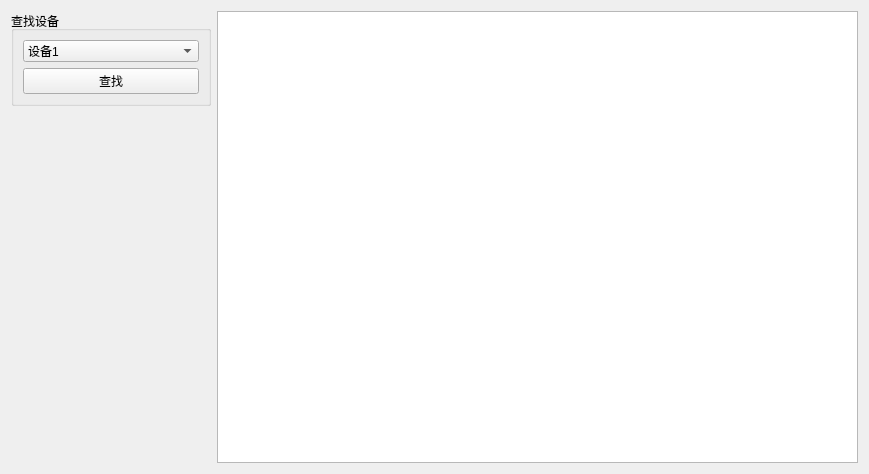
<?xml version="1.0" encoding="UTF-8"?>
<ui version="4.0">
 <class>CiRealTimeReport</class>
 <widget class="QWidget" name="CiRealTimeReport">
  <property name="geometry">
   <rect>
    <x>0</x>
    <y>0</y>
    <width>869</width>
    <height>474</height>
   </rect>
  </property>
  <property name="sizeIncrement">
   <size>
    <width>0</width>
    <height>0</height>
   </size>
  </property>
  <property name="baseSize">
   <size>
    <width>1</width>
    <height>0</height>
   </size>
  </property>
  <property name="windowTitle">
   <string>Form</string>
  </property>
  <property name="layoutDirection">
   <enum>Qt::LeftToRight</enum>
  </property>
  <layout class="QHBoxLayout" name="horizontalLayout">
   <item>
    <layout class="QVBoxLayout" name="verticalLayout_2">
     <item>
      <widget class="QGroupBox" name="groupBox">
       <property name="enabled">
        <bool>true</bool>
       </property>
       <property name="minimumSize">
        <size>
         <width>200</width>
         <height>0</height>
        </size>
       </property>
       <property name="sizeIncrement">
        <size>
         <width>0</width>
         <height>0</height>
        </size>
       </property>
       <property name="layoutDirection">
        <enum>Qt::LeftToRight</enum>
       </property>
       <property name="title">
        <string>查找设备</string>
       </property>
       <layout class="QVBoxLayout" name="verticalLayout">
        <item>
         <widget class="QComboBox" name="comboBox">
          <item>
           <property name="text">
            <string>设备1</string>
           </property>
          </item>
          <item>
           <property name="text">
            <string>设备2</string>
           </property>
          </item>
          <item>
           <property name="text">
            <string>设备3</string>
           </property>
          </item>
          <item>
           <property name="text">
            <string>所有设备</string>
           </property>
          </item>
         </widget>
        </item>
        <item>
         <widget class="QPushButton" name="pushButton">
          <property name="text">
           <string>查找</string>
          </property>
         </widget>
        </item>
       </layout>
      </widget>
     </item>
     <item>
      <spacer name="verticalSpacer">
       <property name="orientation">
        <enum>Qt::Vertical</enum>
       </property>
       <property name="sizeHint" stdset="0">
        <size>
         <width>20</width>
         <height>40</height>
        </size>
       </property>
      </spacer>
     </item>
    </layout>
   </item>
   <item>
    <widget class="QTableView" name="tableView">
     <property name="baseSize">
      <size>
       <width>100</width>
       <height>0</height>
      </size>
     </property>
    </widget>
   </item>
  </layout>
 </widget>
 <resources/>
 <connections/>
</ui>
